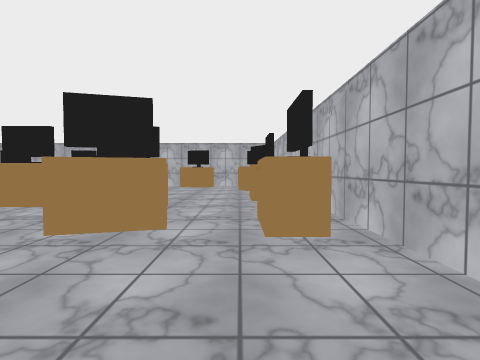
[1] (above)

19 first-person views from a walk through a scene from a Unity 3-D project. The camera is 1.3 m above the floor, tilts 2° down and sees 85° across. The floor is counted in squares, 2 m on a side. Each view is taken from the middle of a square. On the plan, view 1 faces up. The plan holds only what a view shows up to about 9 squares ahead; the rest is blank. The place goes on beyond the plan. The player is left out. Surface patterns are stand-ins for the level's own textures.

[2]
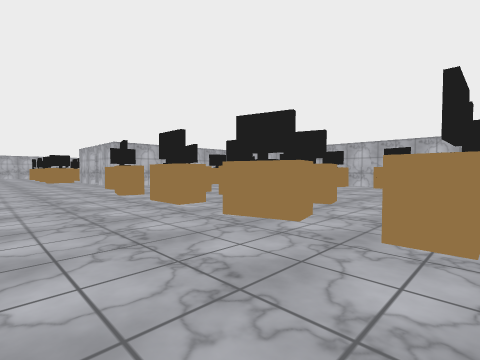

[3]
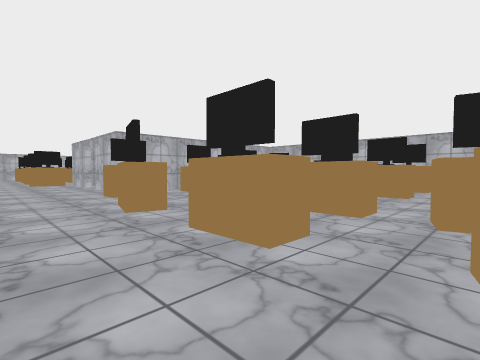

[4]
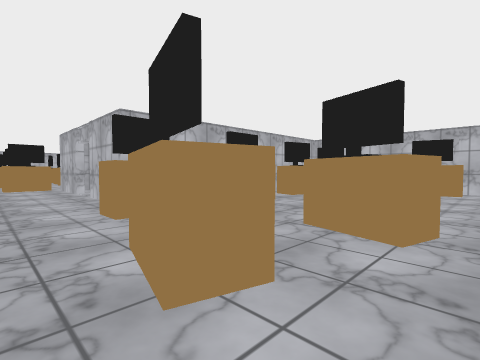

[5]
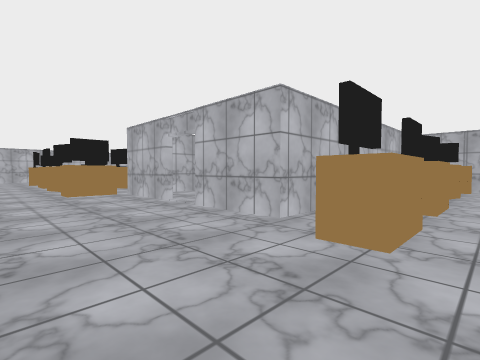

[6]
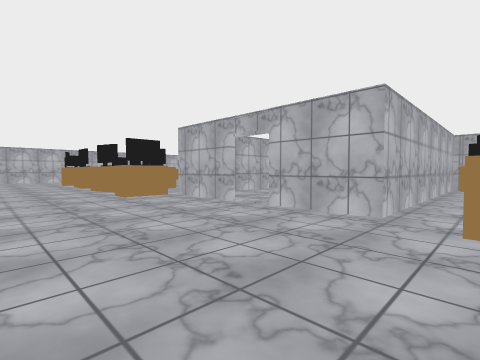

[7]
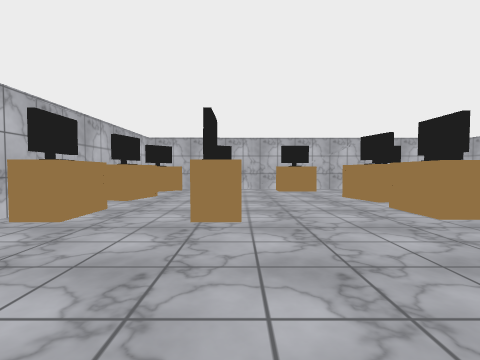

[8]
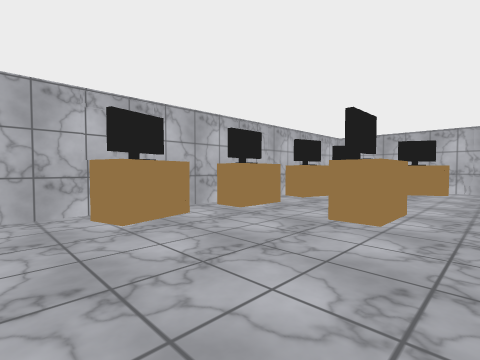

[9]
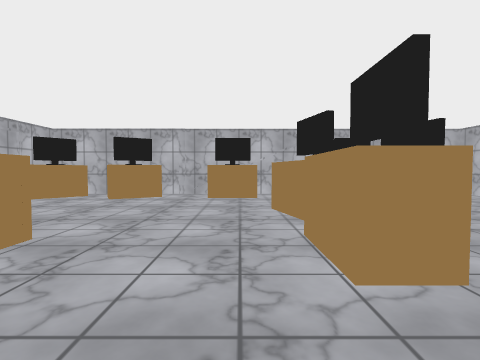

[10]
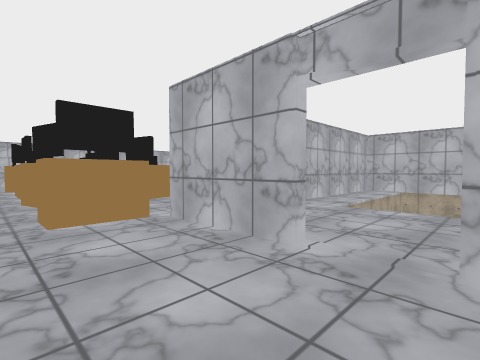

[11]
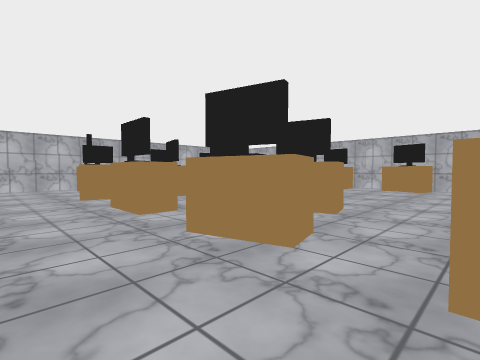

[12]
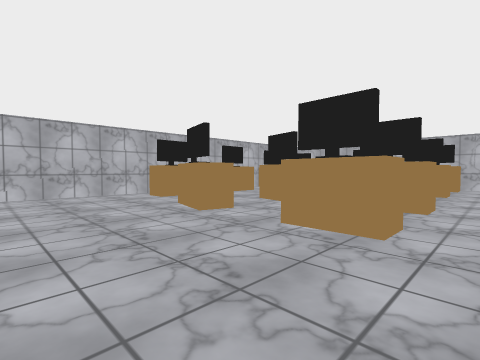

[13]
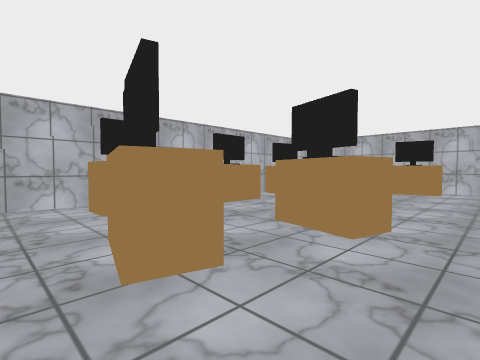

[14]
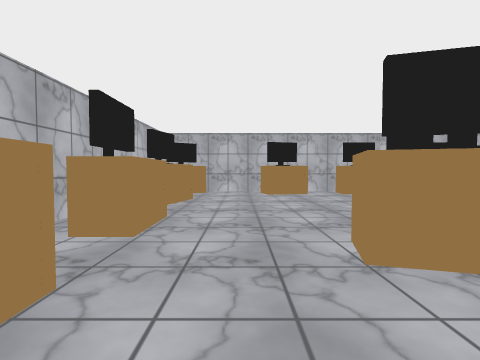

[15]
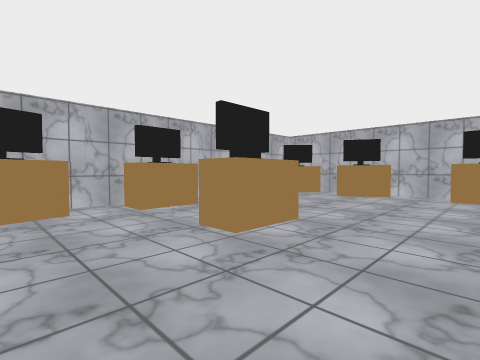

[16]
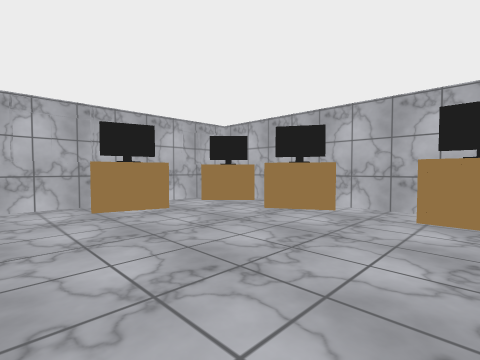

[17]
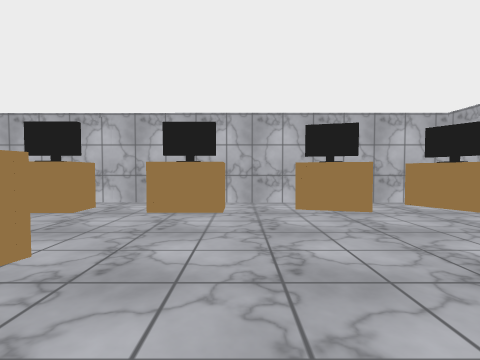

[18]
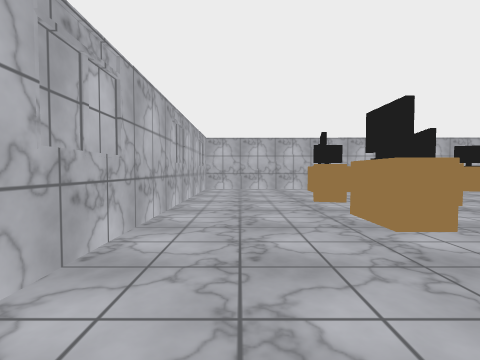

[19]
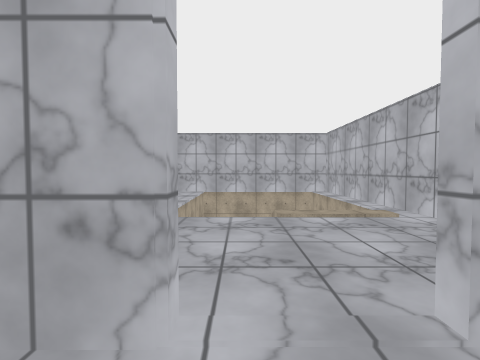

### Floor plan
Key: @ floor where view 1 was taken; # wall or solid block; . main floor; - floor 1.75 m lower than the main floor; _ floor 3.5 m lower than the main floor; / step, stairs or slope; C computer; O other object.
Columns run from 27 left of view 1 to 2 right of it. Each row starts with its distance up from view 1.
 12   ####  ### ###### ## #
 11  O#..#CO#..C#/  -#O.#O.O.O#OC
 10 #...OO..OO.O#/  /#..........O
  9 #.O........C#/  /#C........OC
  8  OO...CC...O#/  /#O....O...OO
  7 #...........#/_//#...........
  6 #.O........O#....#O.........O
  5 #...CCOCOC..#....#...O.O.O...#
  4 #.O........O##.###O..........#
  3 #...O.OC.O.C........CC.O.CC.O
  2 #............................#
  1 #............................
  0 #..........................@.
 -1  #########

Where each view was taken, in squares from view 1:
view 1: 0 up, 0 right, facing up
view 2: 0 up, 1 right, facing up-left
view 3: 1 up, 2 left, facing up-left
view 4: 2 up, 5 left, facing up-left
view 5: 1 up, 8 left, facing up-left
view 6: 0 up, 9 left, facing up-left
view 7: 8 up, 8 left, facing right
view 8: 7 up, 8 left, facing up-right
view 9: 6 up, 6 left, facing right
view 10: 2 up, 12 left, facing up-left
view 11: 1 up, 16 left, facing up-left
view 12: 0 up, 19 left, facing up-left
view 13: 2 up, 21 left, facing up-left
view 14: 3 up, 24 left, facing up
view 15: 6 up, 23 left, facing up-right
view 16: 6 up, 20 left, facing up-right
view 17: 7 up, 21 left, facing left
view 18: 1 up, 17 left, facing left
view 19: 3 up, 13 left, facing up
